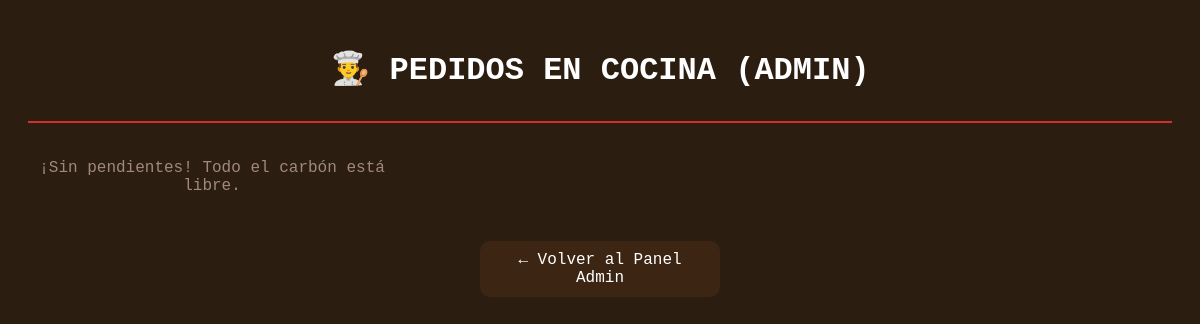
Before: /cocinaA.php (signed in) with the older database file.
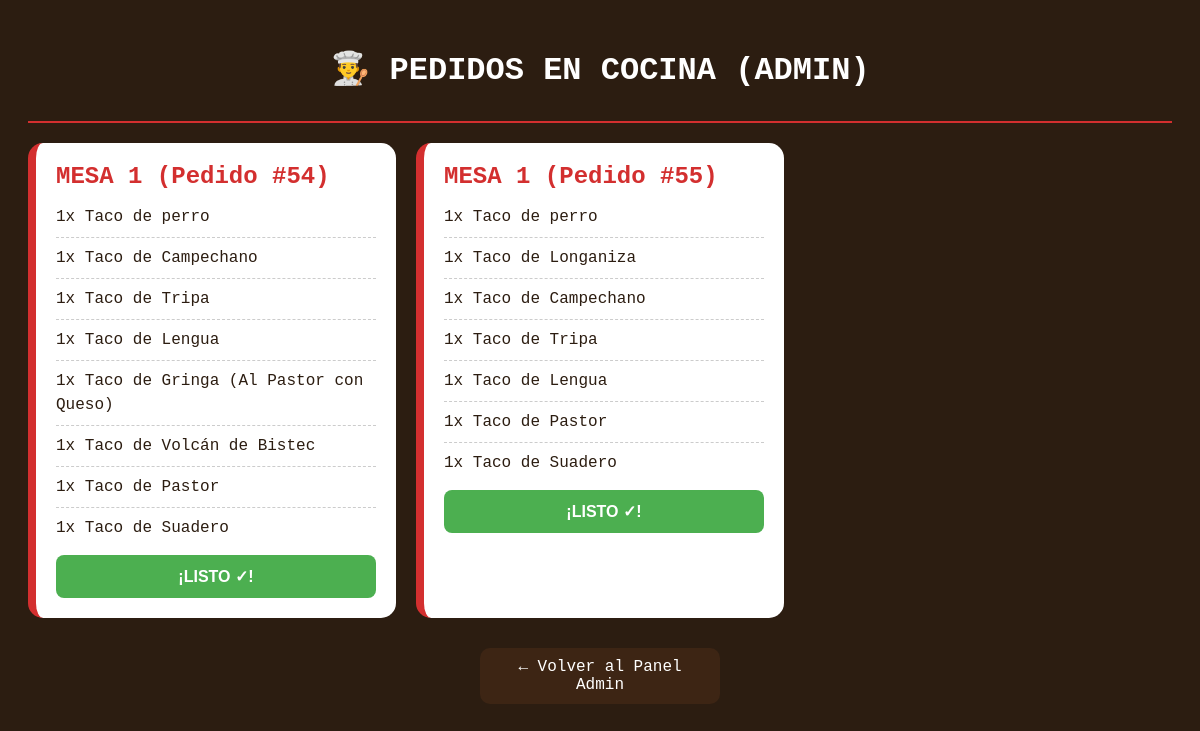
After: the same page with the newer database file.
### tables this page shows
CREATE TABLE `pedidos_activos` (
  `id_pedido` int(11) NOT NULL,
  `mesa` int(11) NOT NULL DEFAULT 0,
  `total` decimal(30,2) NOT NULL,
  `fecha_hora` timestamp NOT NULL DEFAULT current_timestamp(),
  `estado` varchar(20) NOT NULL DEFAULT 'en cocina'
);

### cocinaA.php (the view, shortened to what this page needs)
<?php
$conexion = new mysqli("localhost", "root", "", "taqueria_novillero");
$sql = "SELECT pa.id_pedido, pa.mesa,
        GROUP_CONCAT(
            CONCAT(
                dp.cantidad, 'x ', prod.nombre,
                IF(dp.observacion IS NOT NULL AND dp.observacion != '', CONCAT(' <br><span style=\"color:#d32f2f; font-size:13px; font-weight:bold;\">⚠️ Nota: ', dp.observacion, '</span>'), '')
            ) SEPARATOR '<hr style=\"border:0; border-top:1px dashed #ccc; margin:8px 0;\">'
        ) AS productos_detalle
        FROM pedidos_activos pa
        INNER JOIN detalle_pedidos dp ON pa.id_pedido = dp.id_pedido
        INNER JOIN productos prod ON dp.id_producto = prod.id
        WHERE pa.estado = 'en cocina'
        GROUP BY pa.id_pedido, pa.mesa
        ORDER BY pa.id_pedido ASC";
$resultado = $conexion->query($sql);
?>
<!DOCTYPE html>
<html lang="es">
<head>
</head>
<body>
    <div class="header">
        <h1>👨‍🍳 PEDIDOS EN COCINA (ADMIN)</h1>
    </div>
    <div class="grid-pedidos">
        <?php if ($resultado && $resultado->num_rows > 0): ?>
            <?php while ($pedido = $resultado->fetch_assoc()): ?>
                <div class="card">
                    <span class="mesa-num">MESA <?php echo $pedido['mesa']; ?> (Pedido #<?php echo $pedido['id_pedido']; ?>)</span>
                    <div class="productos"><?php echo $pedido['productos_detalle']; ?></div>
                    <form method="POST">
                        <button type="submit" name="surtir_pedido" class="btn-surtido">¡LISTO ✓!</button>
                    </form>
                </div>
            <?php endwhile; ?>
        <?php else: ?>
            <p style="text-align: center; width: 100%; color: #a1887f;">¡Sin pendientes! Todo el carbón está libre.</p>
        <?php endif; ?>
    </div>
    <a href="panel_admin.php" class="btn-volver">← Volver al Panel Admin</a>
</body>
</html>

Changed rows visible on the page:
added pedidos_activos: mesa "1", id_pedido "54", productos_detalle "1x Taco de perro 1x Taco de Campechano 1x Taco de Tripa 1x Taco de Lengua 1x Taco de Gringa (Al Pastor con Queso) 1x Taco de Volcán de Bistec 1x Taco de Pastor 1x Taco de Suadero"
added pedidos_activos: mesa "1", id_pedido "55", productos_detalle "1x Taco de perro 1x Taco de Longaniza 1x Taco de Campechano 1x Taco de Tripa 1x Taco de Lengua 1x Taco de Pastor 1x Taco de Suadero"
Other visible differences:
text no longer shown: "¡Sin pendientes! Todo el carbón está libre."
